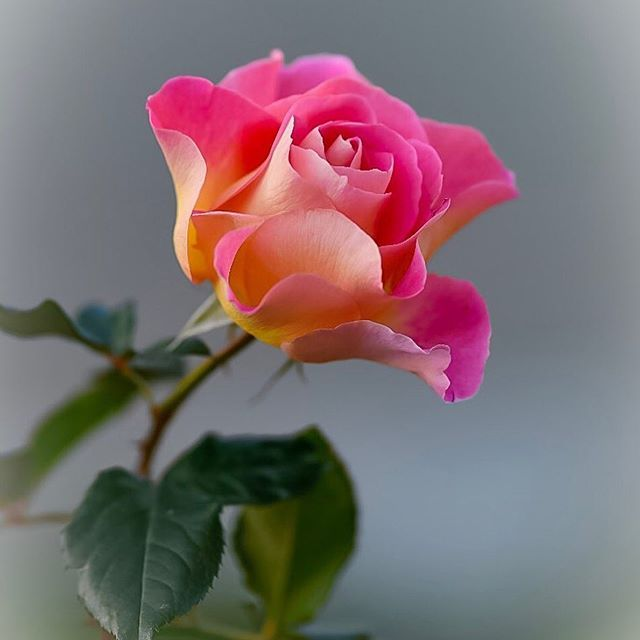
#> input picture backend/dataset/A/12389de118bd877b32a2390d5ee6826f.jpg, 640 x 640 px
$ python -i auto_assign_flowers.py   (imports and definitions only)
#> lines starting #> are read from the running program, lines starting #| are printed output that depends on the picture; after the words box and inside, x2 and y2 are one past the last pixel; in counts of white or black regions, pixels touching at a corner belong together
import os
import tarfile
import urllib.request
from PIL import Image
import numpy as np
import cv2

# Download the dataset
url = "https://www.robots.ox.ac.uk/~vgg/data/flowers/102/102flowers.tgz"
tgz_path = "102flowers.tgz"
extract_dir = "jpg"

# [13 lines not run here, left out]

# Feature extraction functions (reuse from your backend)
def color_vibrancy(np_img):
    hsv = cv2.cvtColor(np_img, cv2.COLOR_RGB2HSV)
    saturation = hsv[:, :, 1]
    avg_saturation = np.mean(saturation) / 255.0
    return avg_saturation

def symmetry_score(np_img):
    gray = cv2.cvtColor(np_img, cv2.COLOR_RGB2GRAY)
    flipped = np.fliplr(gray)
    score = 1.0 - np.mean(np.abs(gray - flipped)) / 255.0
    return score

def damage_score(np_img):
    gray = cv2.cvtColor(np_img, cv2.COLOR_RGB2GRAY)
    edges = cv2.Canny(gray, 100, 200)
    edge_density = np.sum(edges > 0) / edges.size
    brown_mask = (np_img[:, :, 0] < 100) & (np_img[:, :, 1] < 80) & (np_img[:, :, 2] < 80)
    brown_ratio = np.sum(brown_mask) / np_img.size
    return edge_density, brown_ratio

def shape_uniformity(np_img):
    gray = cv2.cvtColor(np_img, cv2.COLOR_RGB2GRAY)
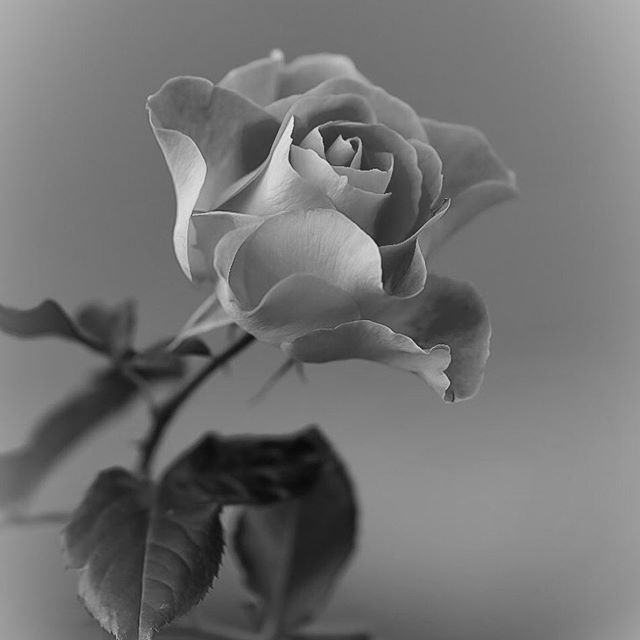
#> gray: shape (640, 640); min 8, max 237, mean 113.6
    blurred = cv2.GaussianBlur(gray, (5, 5), 0)
    _, thresh = cv2.threshold(blurred, 60, 255, cv2.THRESH_BINARY_INV)
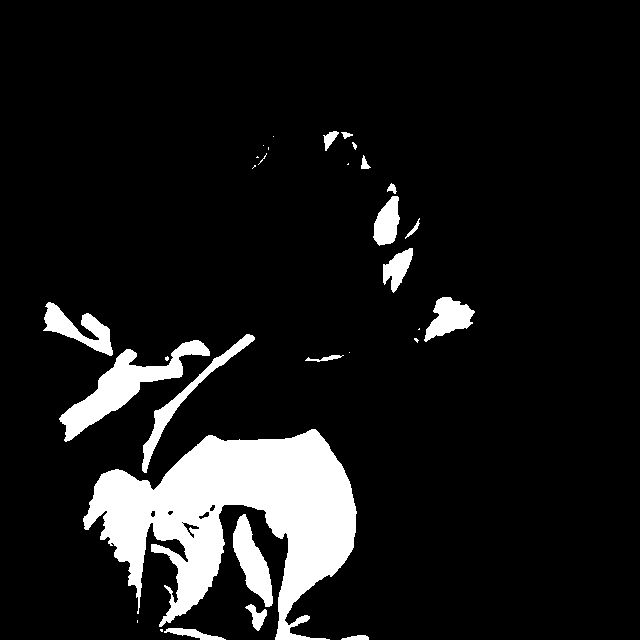
#> thresh: shape (640, 640); 10.1% white; 31 white regions (13 under 20 px)
    contours, _ = cv2.findContours(thresh, cv2.RETR_EXTERNAL, cv2.CHAIN_APPROX_SIMPLE)
#> contours = 31 contours, 14 with area under 20; largest, box (x1, y1, x2, y2) and area: (83, 429, 357, 640) 27588, (59, 340, 210, 442) 3868, (233, 514, 273, 607) 1704, (142, 334, 255, 473) 1454, (43, 302, 113, 356) 1394
    if contours:
        cnt = max(contours, key=cv2.contourArea)
#> cnt = contour of 672 points, box (x1, y1, x2, y2) (83, 429, 357, 640), area 27588
        area = cv2.contourArea(cnt)
#> area = 27587.5
        perimeter = cv2.arcLength(cnt, True)
#> perimeter = 1689.8
        circularity = 4 * np.pi * area / (perimeter ** 2 + 1e-6)
#> circularity = 0.121
        return circularity
    return 0

def grade_flower_logic(vibrancy, symmetry, edge_density, brown_ratio, circularity):
    if vibrancy > 0.5 and symmetry > 0.8 and edge_density < 0.05 and brown_ratio < 0.01 and circularity > 0.7:
        return "A"
    elif vibrancy > 0.35 and symmetry > 0.6 and edge_density < 0.1 and brown_ratio < 0.03 and circularity > 0.5:
        return "B"
    else:
        return "C"

# Create output folders
# [2 lines not run here, left out]

# Assign images
img_dir = "backend/jpg"
# [1 line that did not run here, left out]
# [18 lines not run here, left out]

>>> import cv2
>>> picture = cv2.cvtColor(cv2.imread('dataset/A/12389de118bd877b32a2390d5ee6826f.jpg'), cv2.COLOR_BGR2RGB)
>>> result = shape_uniformity(picture)
#> result = 0.121

$ run again, on backend/dataset/C/0c2afb88-cc00-4d7e-8051-163cd06177bc-af4d052.jpg
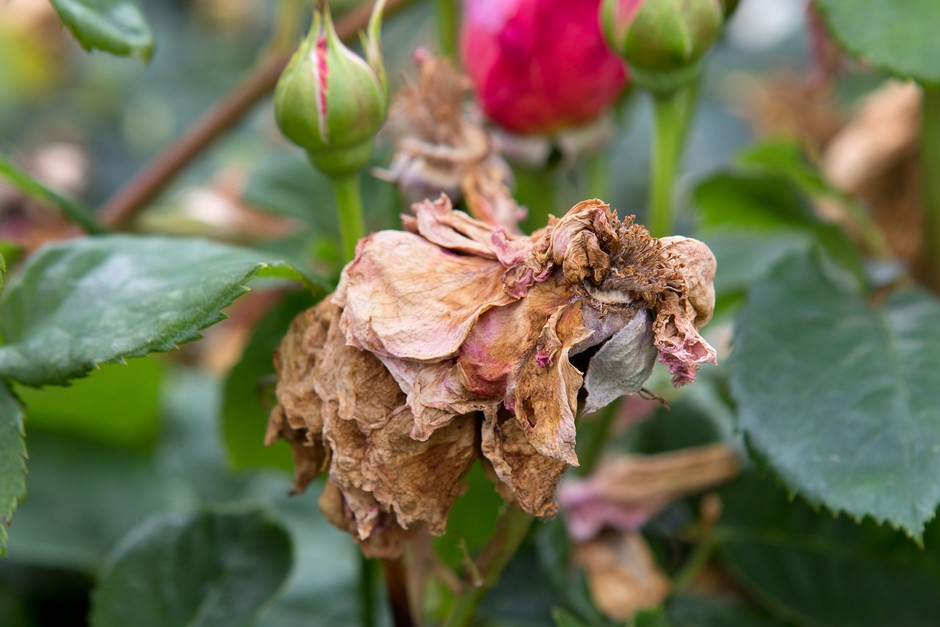
#> input picture backend/dataset/C/0c2afb88-cc00-4d7e-8051-163cd06177bc-af4d052.jpg, 940 x 627 px
#> in shape_uniformity, `gray = cv2.cvtColor(np_img, cv2.COLOR_RGB2GRAY)`:
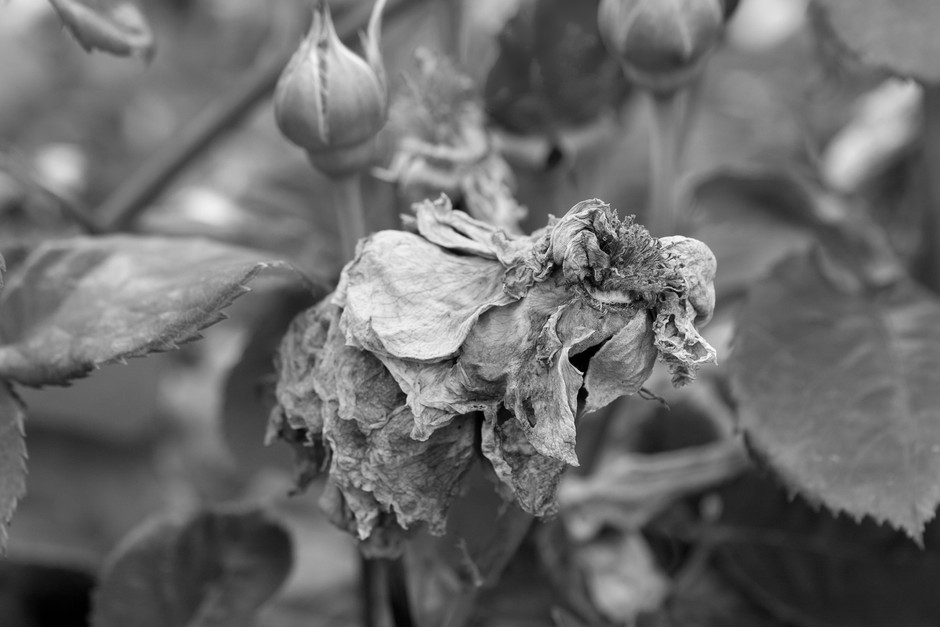
#> gray: shape (627, 940); min 0, max 254, mean 107.5
#> in shape_uniformity, `_, thresh = cv2.threshold(blurred, 60, 255, cv2.THRESH_BINARY_INV)`:
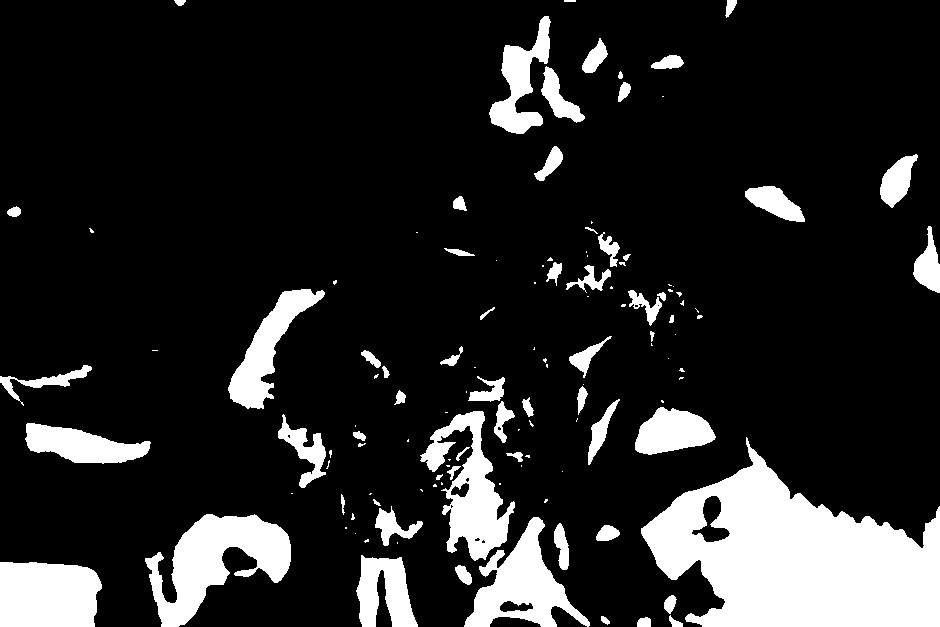
#> thresh: shape (627, 940); 15.1% white; 124 white regions (62 under 20 px)
#> contours = 124 contours, 67 with area under 20; largest, box (x1, y1, x2, y2) and area: (641, 437, 940, 627) 32764, (145, 514, 291, 627) 7653, (0, 562, 102, 627) 5948, (464, 517, 590, 627) 5754, (420, 411, 515, 561) 5657
#> cnt = contour of 331 points, box (x1, y1, x2, y2) (641, 437, 940, 627), area 32764
#> area = 32763.5
#> perimeter = 1081.3
#> circularity = 0.352
